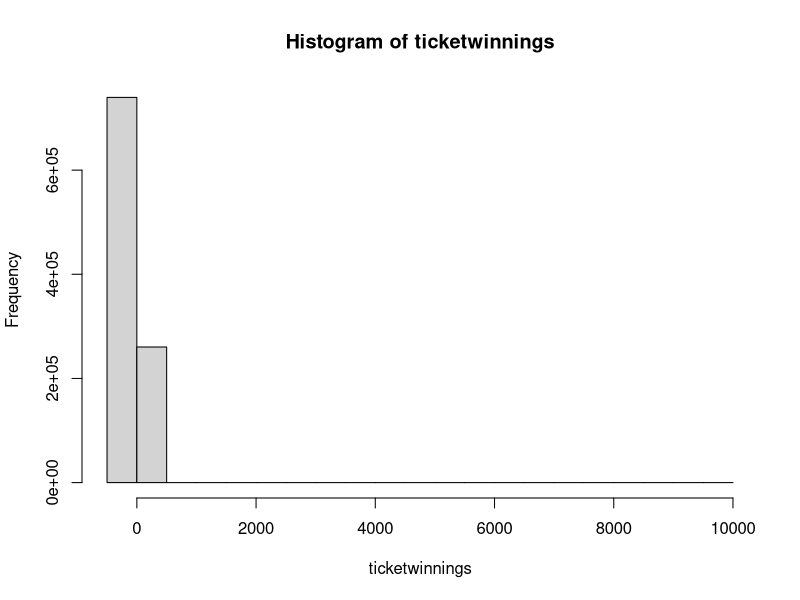

Write the R code that produced this figure.
## ---- chunk 1
quakes 
names(quakes)
## ---- chunk 2
length(which(quakes$mag==4.1))
length(which(quakes$mag==4.2))
## ---- chunk 3
index = sample(1:nrow(quakes), 100)

samp=quakes[index,]

 
table(samp$mag)
## ---- chunk 4
ticketwinnings = sample(c(-5, 3, 45, 9995), 1000000, replace = TRUE, prob = c(0.73999, 0.22, 0.04, 0.00001))

hist(ticketwinnings)
## ---- chunk 5
mean(ticketwinnings)
